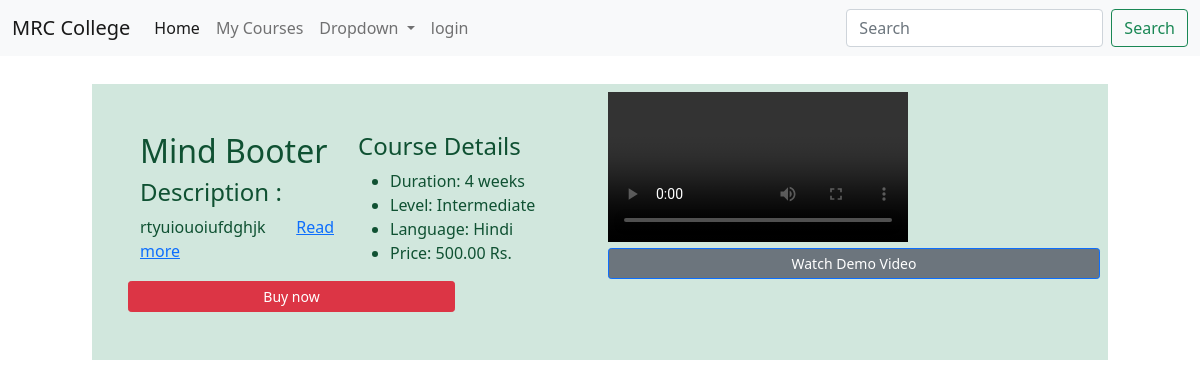
The page / on the database its author committed.
### courses/models.py (models this page shows, shortened)
class Course(models.Model):
    name = models.CharField(max_length=1000, null=True)
    description = models.TextField(null=True)
    price = models.DecimalField(max_digits=10, decimal_places=2)
    discount = models.CharField(max_length=10, default=0, blank=True)
    totalprice = models.DecimalField(max_digits=10, decimal_places=2)
    course_image = models.ImageField(upload_to='course_images/', null=True, default='', blank=True)
    demo_video = models.FileField(upload_to='course_demo', null=True, default='', blank=True)
    created_at = models.DateTimeField(auto_now_add=True, null=True)
    updated_at = models.DateTimeField(null=True, blank=True)
    validate_for = models.IntegerField(default=1, null=True, blank=True)
    course_lang = models.CharField(max_length=100, null=True, default='Hindi', blank=True)
    type = models.CharField(max_length=50, null=True, default='common', blank=True)
    attr1 = models.CharField(max_length=100, null=True, blank=True)
    attr2 = models.CharField(max_length=100, null=True, blank=True)
    attr3 = models.CharField(max_length=100, null=True, blank=True)
    attr4 = models.IntegerField(null=True, blank=True)
    attr5 = models.IntegerField(null=True, blank=True)
    attr6 = models.IntegerField(null=True, blank=True)

### homepage/views.py (the view)
# urls.py: path('', views.homepage, name='homepage'),
def homepage(request):
    course_data = Course.objects.all()
    context = {'course_data': course_data, }
    return render(request, 'homepage.html', context)

### homepage/templates/homepage.html (shortened to what this page needs)
{% extends 'base.html' %}
{% block content %}
<div class="col-lg-10 mx-auto p-1">
    {% for course_data in course_data %}
    <div class="row list-group-item-success mb-3">
        <div class="col-lg-6 p-5">
            <div class="row">
                <div class="col-lg-6">
                    <h2>{{course_data.name}}</h2>
                    <h4>Description : </h4>
                    <p style="text-align: justify;">{{course_data.description|slice:'100'}} <a href="#">Read more</a></p>
                </div>
                <div class="col-lg-6">
                    <h4>Course Details</h4>
                    <ul>
                        <li>Duration: 4 weeks</li>
                        <li>Level: Intermediate</li>
                        <li>Language: Hindi</li>
                        <li>Price: {{course_data.price}} Rs.</li>
                    </ul>
                </div>
                <a href="/cart-page/{{course_data.id}}/" class="btn btn-sm btn-danger w-75">Buy now</a>
            </div>
        </div>
        <div class="col-lg-6 p-2">
            <video class="img-fluid" controls src="{% if course_data.demo_video %}{{course_data.demo_video.url}}{% endif %}"></video>
            <button class="btn btn-sm btn-primary w-100 bg-secondary">Watch Demo Video</button>
        </div>
    </div>
    {% endfor %}
</div>
{% endblock content %}

### rows shown on the page
Course: name "Mind Booter", description "rtyuiouoiufdghjk", price "500.00"
